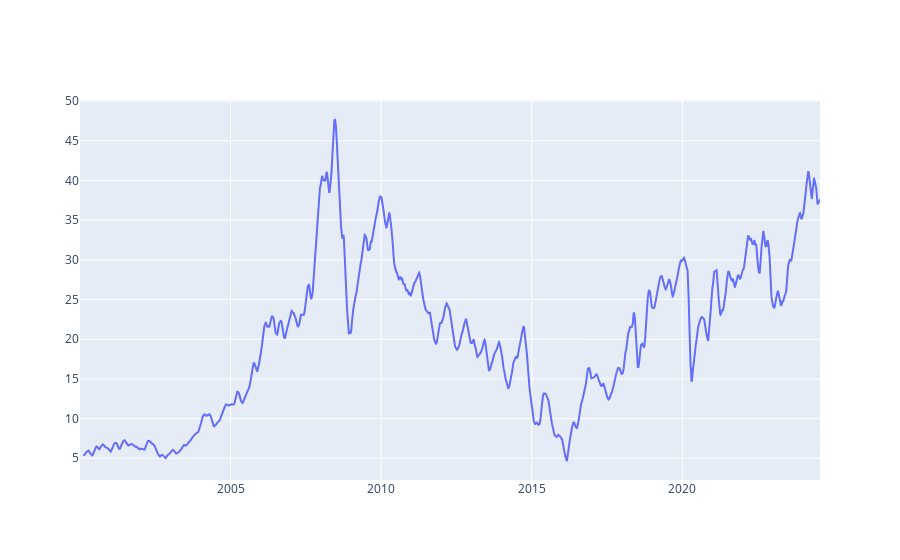

Notebook cell for this chart:
### Code cell
fig = go.Figure()

fig.add_trace(go.Scatter(x=action.index, y=action['Close'].rolling(30).mean()))

### Figure 1 — Plotly figure (JSON) as saved in the notebook; plotly's stock layout.template omitted (floating-point values rounded to 4 significant figures; data arrays with more than 128 entries replaced by an {"elided": "..."} marker saying what was removed)
{"data": [{"type": "scatter", "x": {"elided": "6170 str values"}, "y": {"elided": "6170 float values"}}], "layout": {}}
